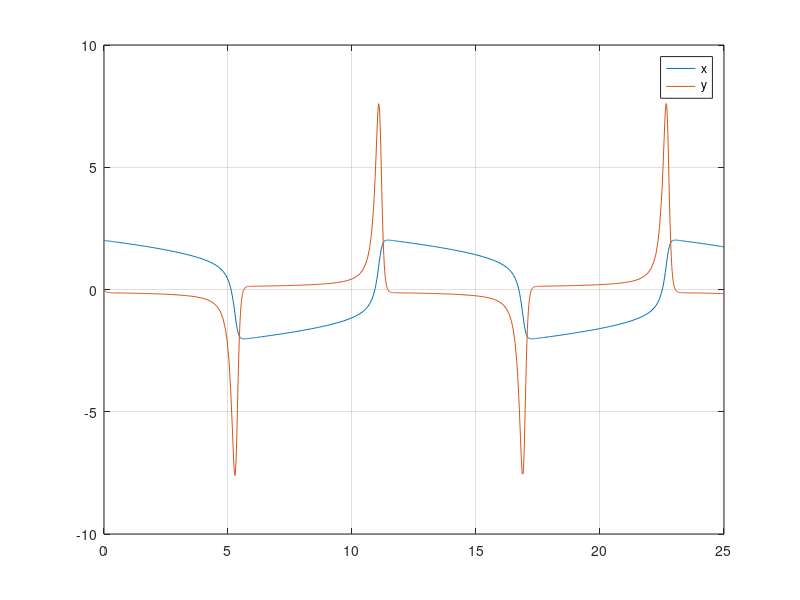
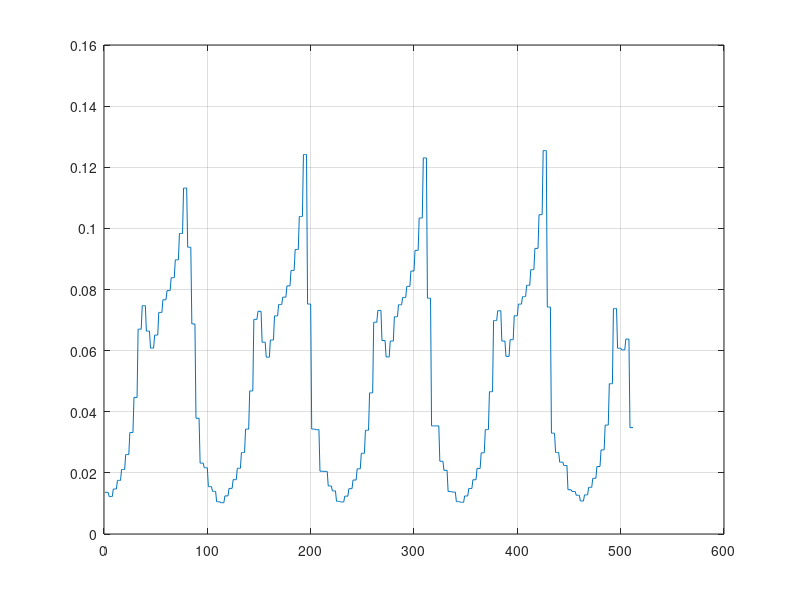

MATLAB code to generate these figures, in order: (Note: this script raises an error after producing the figures.)
clear; close all;
tf = 25;
tspan = [0 tf];
x0 = [2; 0];


odefunc = @(t,x,u) [x(2); u*(1-x(1)^2)*x(2) - x(1);];

u = 5;
[t, x] = ode45(@(t,x) odefunc(t, x, u), tspan, x0);

% Plotting

figure(1)
plot(t, x);
grid; legend('x', 'y');

tstep = diff(t);
figure(2)
plot(tstep);
grid;

%% RK4

delta_t = 0.05;
[tRK, xRK] = RK4(odefunc, x0, u, delta_t, tf);

figure(3)
plot(tRK, xRK);
grid; legend('x', 'y');

figure(4)
hold on;
plot(t, x);
plot(tRK, xRK);
hold off; legend('x', 'y', 'xRK', 'yRK');
grid;


function [t, x] = RK4(f, x0, u, h, tf)
    N = tf/h;
    x = zeros(length(x0), length(N));
    x(:,1) = x0;
    t = 0:h:tf;
    for k = 1:N
        K1 = f(t(k), x(:,k), u);
        K2 = f(t(k), x(:,k) + h/2*K1, u);
        K3 = f(t(k), x(:,k) + h/2*K2, u);
        K4 = f(t(k), x(:,k) + h*K3, u);
        x(:,k+1) = x(:,k) + h*(K1/6 + K2/3 + K3/3 + K4/6);
    end
end
